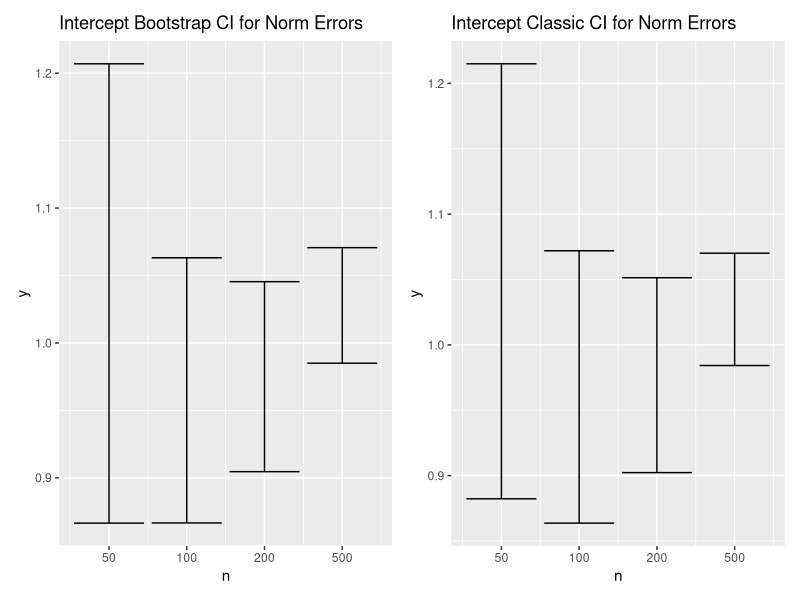
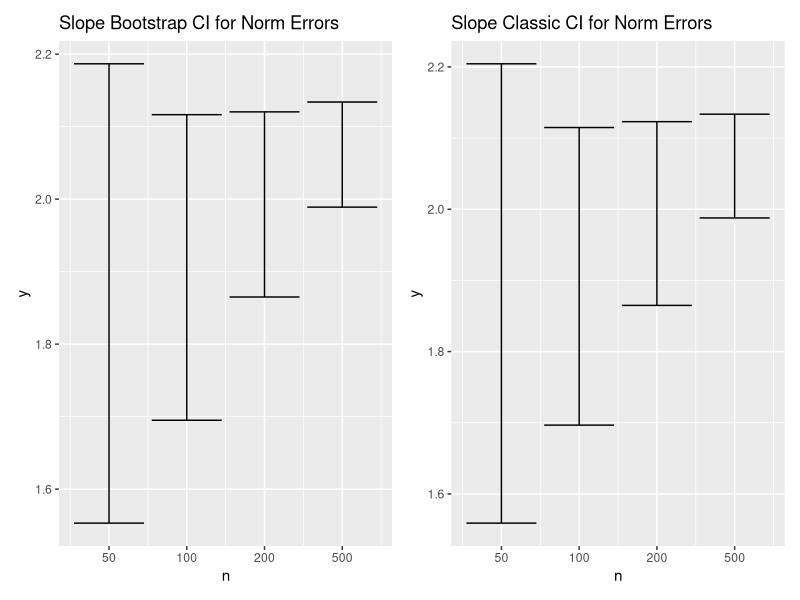
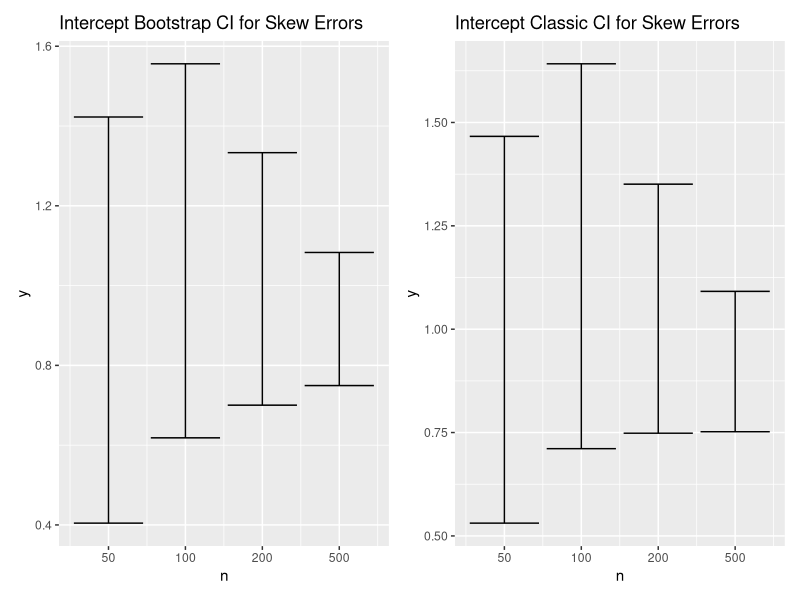
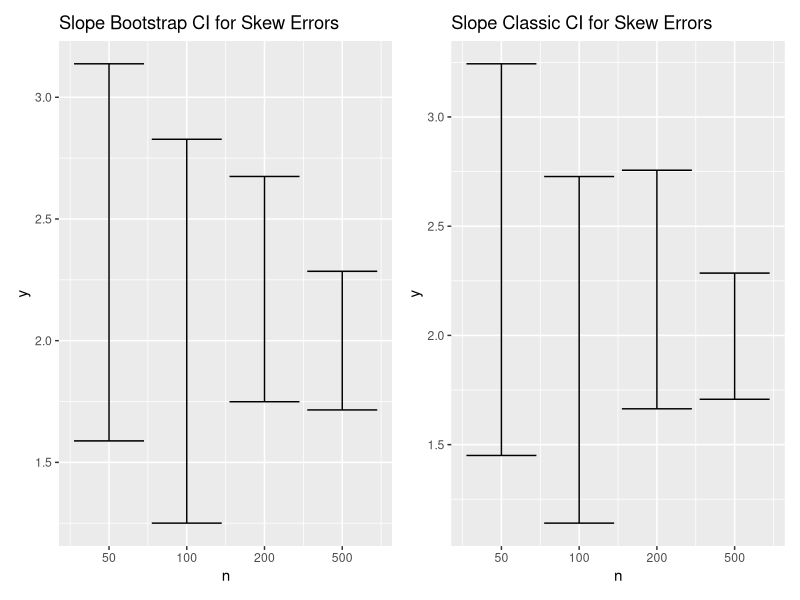

Here is the R script that generated these plots, in order:
## ---- chunk 1
knitr::opts_chunk$set(echo = TRUE)
## ---- chunk 2
bootLS <- function(x, y, conf = 0.95, B = 1000){
  
  # fit linear model to original sample
  fit = lm(y ~ x)
  beta0 = fit$coefficients[1]
  beta1 = fit$coefficients[2]
  sebeta0=summary(fit)$coefficients[,2][1]
  sebeta1=summary(fit)$coefficients[,2][2]
  
  # set up variables to store
  N = length(x)
  beta0_boot = rep(NA,N)
  beta1_boot = rep(NA,N)
  t0_boot = rep(NA,N)
  t1_boot = rep(NA,N)
  
  # generate bootstrap samples and stats
  for (i in 1:B){
    indices = sample(1:N, N, replace=TRUE)
    x_boot = x[indices]
    y_boot = y[indices]
    fit_boot = lm(y_boot ~ x_boot)
    beta0_boot[i] = fit_boot$coefficients[1]
    beta1_boot[i] = fit_boot$coefficients[2]
    sebeta0_boot = summary(fit_boot)$coefficients[,2][1]
    sebeta1_boot = summary(fit_boot)$coefficients[,2][2]
    t0_boot[i] = (beta0_boot[i] - beta0) / (sebeta0_boot)
    t1_boot[i] = (beta1_boot[i] - beta1) / (sebeta1_boot)
  }
  
  # CI for intercept
  boot_int = matrix(c(beta0 
                      + quantile(t0_boot, c((1 - conf) / 2, (1 + conf) / 2)) 
                      * sebeta0), 
                    ncol = 2)
  colnames(boot_int) = c('2.5 %', '97.5 %')

  
  # CI for slope
  boot_slp = matrix(c(beta1 
                      + quantile(t1_boot, c((1 - conf) / 2, (1 + conf) / 2)) 
                      * sebeta1), 
                    ncol = 2)
  colnames(boot_slp) = c('2.5 %', '97.5 %')
  
  return(rbind(boot_int, boot_slp))
}
## ---- chunk 3
# testing function
n = 200
x = runif(n, -1, 1)
y = 1 + 2*x + rnorm(n, 0, 0.5)

bootLS(x, y)

fit = lm(y~x)
confint(fit)
## ---- chunk 4
ns = c(50, 100, 200, 500)  # sample sizes

intervals_int = data.frame(n = 1:length(ns),
                           lower_boot = rep(NA, length(ns)),
                           upper_boot = rep(NA, length(ns)),
                           lower_clas = rep(NA, length(ns)),
                           upper_clas = rep(NA, length(ns)))  # store CIs
intervals_slope = data.frame(n = 1:length(ns),
                             lower_boot = rep(NA, length(ns)),
                             upper_boot = rep(NA, length(ns)),
                             lower_clas = rep(NA, length(ns)),
                             upper_clas = rep(NA, length(ns)))  # store CIs
# normalized errors
for(i in 1:length(ns)){
  n = ns[i]
  x = runif(n, -1, 1)
  y = 1 + 2*x + rnorm(n, 0, 0.5)
  
  confint_boot = bootLS(x, y)
  fit = lm(y~x)
  confint_classic = confint(fit)
  
  intervals_int[i, 2:3] = confint_boot[1,]
  intervals_slope[i, 2:3] = confint_boot[2,]
  intervals_int[i, 4:5] = confint_classic[1,]
  intervals_slope[i, 4:5] = confint_classic[2,]
}

## ---- chunk 5
# plots to compare
library("ggplot2")
library("patchwork")

ticks = paste(ns)

# intercept CI for normalized errors
p1 = ggplot(intervals_int, aes(n, lower_boot)) + 
      geom_errorbar(aes(ymin = lower_boot, ymax = upper_boot))
p1 = p1 + scale_x_continuous(breaks=intervals_int$n, labels=ticks) + 
        ylab("y") + labs(title = "Intercept Bootstrap CI for Norm Errors")

p2 = ggplot(intervals_int, aes(n, lower_clas)) + 
      geom_errorbar(aes(ymin = lower_clas, ymax = upper_clas))
p2 = p2 + scale_x_continuous(breaks=intervals_int$n, labels=ticks) + 
        ylab("y") + labs(title = "Intercept Classic CI for Norm Errors")

p1 + p2

# slope CI for normalized errors
p3 = ggplot(intervals_slope, aes(n, lower_boot)) + 
      geom_errorbar(aes(ymin = lower_boot, ymax = upper_boot))
p3 = p3 + scale_x_continuous(breaks=intervals_slope$n, labels=ticks) + 
        ylab("y") + labs(title = "Slope Bootstrap CI for Norm Errors")

p4 = ggplot(intervals_slope, aes(n, lower_clas)) + 
      geom_errorbar(aes(ymin = lower_clas, ymax = upper_clas))
p4 = p4 + scale_x_continuous(breaks=intervals_slope$n, labels=ticks) + 
        ylab("y") + labs(title = "Slope Classic CI for Norm Errors")

p3 + p4

## ---- chunk 6
intervals_int2 = data.frame(n = 1:length(ns),
                           lower_boot = rep(NA, length(ns)),
                           upper_boot = rep(NA, length(ns)),
                           lower_clas = rep(NA, length(ns)),
                           upper_clas = rep(NA, length(ns)))  # store CIs
intervals_slope2 = data.frame(n = 1:length(ns),
                             lower_boot = rep(NA, length(ns)),
                             upper_boot = rep(NA, length(ns)),
                             lower_clas = rep(NA, length(ns)),
                             upper_clas = rep(NA, length(ns)))  # store CIs
# skewed errors
for(i in 1:length(ns)){
  n = ns[i]
  x = runif(n, -1, 1)
  y = 1 + 2*x + rexp(n, 0.5) - 2
  
  confint_boot = bootLS(x, y)
  fit = lm(y~x)
  confint_classic = confint(fit)
  
  intervals_int2[i, 2:3] = confint_boot[1,]
  intervals_slope2[i, 2:3] = confint_boot[2,]
  intervals_int2[i, 4:5] = confint_classic[1,]
  intervals_slope2[i, 4:5] = confint_classic[2,]
}

## ---- chunk 7
# plots to compare

# intercept CI for skewed errors
p1 = ggplot(intervals_int2, aes(n, lower_boot)) + 
      geom_errorbar(aes(ymin = lower_boot, ymax = upper_boot))
p1 = p1 + scale_x_continuous(breaks=intervals_int2$n, labels=ticks) + 
        ylab("y") + labs(title = "Intercept Bootstrap CI for Skew Errors")

p2 = ggplot(intervals_int2, aes(n, lower_clas)) + 
      geom_errorbar(aes(ymin = lower_clas, ymax = upper_clas))
p2 = p2 + scale_x_continuous(breaks=intervals_int2$n, labels=ticks) + 
        ylab("y") + labs(title = "Intercept Classic CI for Skew Errors")

p1 + p2

# slope CI for skewed errors
p3 = ggplot(intervals_slope2, aes(n, lower_boot)) + 
      geom_errorbar(aes(ymin = lower_boot, ymax = upper_boot))
p3 = p3 + scale_x_continuous(breaks=intervals_slope2$n, labels=ticks) + 
        ylab("y") + labs(title = "Slope Bootstrap CI for Skew Errors")

p4 = ggplot(intervals_slope2, aes(n, lower_clas)) + 
      geom_errorbar(aes(ymin = lower_clas, ymax = upper_clas))
p4 = p4 + scale_x_continuous(breaks=intervals_slope2$n, labels=ticks) + 
        ylab("y") + labs(title = "Slope Classic CI for Skew Errors")

p3 + p4

